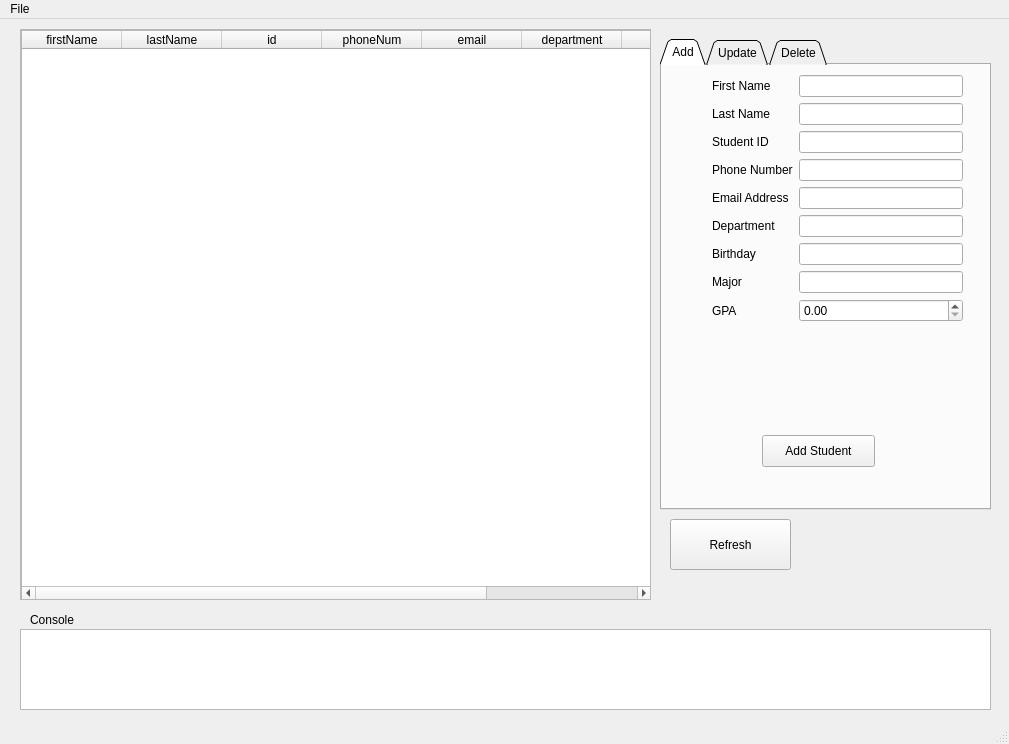
<?xml version="1.0" encoding="UTF-8"?>
<ui version="4.0">
 <class>MainWindow</class>
 <widget class="QMainWindow" name="MainWindow">
  <property name="geometry">
   <rect>
    <x>0</x>
    <y>0</y>
    <width>1009</width>
    <height>744</height>
   </rect>
  </property>
  <property name="minimumSize">
   <size>
    <width>1009</width>
    <height>744</height>
   </size>
  </property>
  <property name="windowTitle">
   <string>MainWindow</string>
  </property>
  <widget class="QWidget" name="centralwidget">
   <widget class="QTabWidget" name="CRUDTabWidget">
    <property name="geometry">
     <rect>
      <x>660</x>
      <y>20</y>
      <width>331</width>
      <height>471</height>
     </rect>
    </property>
    <property name="tabShape">
     <enum>QTabWidget::Triangular</enum>
    </property>
    <property name="currentIndex">
     <number>0</number>
    </property>
    <widget class="QWidget" name="AddTab">
     <attribute name="title">
      <string>Add</string>
     </attribute>
     <widget class="QPushButton" name="addStudent_btn">
      <property name="geometry">
       <rect>
        <x>100</x>
        <y>370</y>
        <width>113</width>
        <height>32</height>
       </rect>
      </property>
      <property name="text">
       <string>Add Student</string>
      </property>
     </widget>
     <widget class="QWidget" name="formLayoutWidget">
      <property name="geometry">
       <rect>
        <x>50</x>
        <y>10</y>
        <width>251</width>
        <height>341</height>
       </rect>
      </property>
      <layout class="QFormLayout" name="AddStudentFormLayout">
       <property name="leftMargin">
        <number>0</number>
       </property>
       <item row="0" column="0">
        <widget class="QLabel" name="firstName_lbl">
         <property name="text">
          <string>First Name</string>
         </property>
        </widget>
       </item>
       <item row="0" column="1">
        <widget class="QLineEdit" name="firstName_lineEdit"/>
       </item>
       <item row="1" column="0">
        <widget class="QLabel" name="lastName_lbl_2">
         <property name="text">
          <string>Last Name</string>
         </property>
        </widget>
       </item>
       <item row="1" column="1">
        <widget class="QLineEdit" name="lastName_lineEdit"/>
       </item>
       <item row="2" column="0">
        <widget class="QLabel" name="studentID_add_lbl">
         <property name="text">
          <string>Student ID</string>
         </property>
        </widget>
       </item>
       <item row="2" column="1">
        <widget class="QLineEdit" name="studentID_add_lineEdit"/>
       </item>
       <item row="3" column="0">
        <widget class="QLabel" name="phoneNum_lbl">
         <property name="text">
          <string>Phone Number</string>
         </property>
        </widget>
       </item>
       <item row="3" column="1">
        <widget class="QLineEdit" name="phoneNum_lineEdit"/>
       </item>
       <item row="4" column="0">
        <widget class="QLabel" name="email_lbl">
         <property name="text">
          <string>Email Address</string>
         </property>
        </widget>
       </item>
       <item row="4" column="1">
        <widget class="QLineEdit" name="email_lineEdit"/>
       </item>
       <item row="5" column="0">
        <widget class="QLabel" name="department_lbl">
         <property name="text">
          <string>Department</string>
         </property>
        </widget>
       </item>
       <item row="7" column="0">
        <widget class="QLabel" name="major_lbl">
         <property name="text">
          <string>Major</string>
         </property>
        </widget>
       </item>
       <item row="7" column="1">
        <widget class="QLineEdit" name="major_lineEdit"/>
       </item>
       <item row="8" column="0">
        <widget class="QLabel" name="gpa_lbl">
         <property name="text">
          <string>GPA</string>
         </property>
        </widget>
       </item>
       <item row="8" column="1">
        <widget class="QDoubleSpinBox" name="gpa_spinBox"/>
       </item>
       <item row="5" column="1">
        <widget class="QLineEdit" name="department_lineEdit"/>
       </item>
       <item row="6" column="0">
        <widget class="QLabel" name="birthday_lbl">
         <property name="text">
          <string>Birthday</string>
         </property>
        </widget>
       </item>
       <item row="6" column="1">
        <widget class="QLineEdit" name="birthday_lineEdit"/>
       </item>
      </layout>
     </widget>
    </widget>
    <widget class="QWidget" name="EditTab">
     <attribute name="title">
      <string>Update</string>
     </attribute>
     <widget class="QWidget" name="formLayoutWidget_3">
      <property name="geometry">
       <rect>
        <x>60</x>
        <y>20</y>
        <width>301</width>
        <height>41</height>
       </rect>
      </property>
      <layout class="QFormLayout" name="formLayout_3">
       <item row="0" column="0">
        <widget class="QLabel" name="label">
         <property name="text">
          <string>Student ID: </string>
         </property>
        </widget>
       </item>
       <item row="0" column="1">
        <widget class="QLineEdit" name="lineEdit"/>
       </item>
      </layout>
     </widget>
     <widget class="QCheckBox" name="checkBox">
      <property name="geometry">
       <rect>
        <x>110</x>
        <y>90</y>
        <width>87</width>
        <height>20</height>
       </rect>
      </property>
      <property name="text">
       <string>CheckBox</string>
      </property>
     </widget>
     <widget class="QLabel" name="label_2">
      <property name="geometry">
       <rect>
        <x>90</x>
        <y>130</y>
        <width>211</width>
        <height>16</height>
       </rect>
      </property>
      <property name="text">
       <string>Update a field by clicking on table</string>
      </property>
     </widget>
    </widget>
    <widget class="QWidget" name="delete_tab">
     <attribute name="title">
      <string>Delete</string>
     </attribute>
     <widget class="QWidget" name="formLayoutWidget_2">
      <property name="geometry">
       <rect>
        <x>80</x>
        <y>30</y>
        <width>241</width>
        <height>51</height>
       </rect>
      </property>
      <layout class="QFormLayout" name="formLayout_2">
       <item row="0" column="0">
        <widget class="QLabel" name="studentID_delete_lbl">
         <property name="text">
          <string>Student ID: </string>
         </property>
        </widget>
       </item>
       <item row="0" column="1">
        <widget class="QLineEdit" name="studentID_delete_lineEdit"/>
       </item>
      </layout>
     </widget>
     <widget class="QPushButton" name="deleteStudent_btn">
      <property name="geometry">
       <rect>
        <x>150</x>
        <y>110</y>
        <width>113</width>
        <height>32</height>
       </rect>
      </property>
      <property name="text">
       <string>Delete</string>
      </property>
     </widget>
    </widget>
   </widget>
   <widget class="QScrollArea" name="studentTable_scrollArea">
    <property name="geometry">
     <rect>
      <x>20</x>
      <y>10</y>
      <width>631</width>
      <height>571</height>
     </rect>
    </property>
    <property name="widgetResizable">
     <bool>true</bool>
    </property>
    <widget class="QWidget" name="scrollAreaWidgetContents">
     <property name="geometry">
      <rect>
       <x>0</x>
       <y>0</y>
       <width>629</width>
       <height>569</height>
      </rect>
     </property>
     <widget class="QTableWidget" name="student_table_widget">
      <property name="geometry">
       <rect>
        <x>0</x>
        <y>0</y>
        <width>631</width>
        <height>571</height>
       </rect>
      </property>
      <column>
       <property name="text">
        <string>firstName</string>
       </property>
      </column>
      <column>
       <property name="text">
        <string>lastName</string>
       </property>
      </column>
      <column>
       <property name="text">
        <string>id</string>
       </property>
      </column>
      <column>
       <property name="text">
        <string>phoneNum</string>
       </property>
      </column>
      <column>
       <property name="text">
        <string>email</string>
       </property>
      </column>
      <column>
       <property name="text">
        <string>department</string>
       </property>
      </column>
      <column>
       <property name="text">
        <string>major</string>
       </property>
      </column>
      <column>
       <property name="text">
        <string>gpa</string>
       </property>
      </column>
     </widget>
    </widget>
   </widget>
   <widget class="QTextEdit" name="console_textEdit">
    <property name="geometry">
     <rect>
      <x>20</x>
      <y>610</y>
      <width>971</width>
      <height>81</height>
     </rect>
    </property>
    <property name="readOnly">
     <bool>true</bool>
    </property>
    <property name="html">
     <string>&lt;!DOCTYPE HTML PUBLIC &quot;-//W3C//DTD HTML 4.0//EN&quot; &quot;http://www.w3.org/TR/REC-html40/strict.dtd&quot;&gt;
&lt;html&gt;&lt;head&gt;&lt;meta name=&quot;qrichtext&quot; content=&quot;1&quot; /&gt;&lt;style type=&quot;text/css&quot;&gt;
p, li { white-space: pre-wrap; }
&lt;/style&gt;&lt;/head&gt;&lt;body style=&quot; font-family:'.AppleSystemUIFont'; font-size:13pt; font-weight:400; font-style:normal;&quot;&gt;
&lt;p style=&quot;-qt-paragraph-type:empty; margin-top:0px; margin-bottom:0px; margin-left:0px; margin-right:0px; -qt-block-indent:0; text-indent:0px;&quot;&gt;&lt;br /&gt;&lt;/p&gt;&lt;/body&gt;&lt;/html&gt;</string>
    </property>
   </widget>
   <widget class="QLabel" name="console_lbl">
    <property name="geometry">
     <rect>
      <x>30</x>
      <y>590</y>
      <width>81</width>
      <height>21</height>
     </rect>
    </property>
    <property name="text">
     <string>Console</string>
    </property>
   </widget>
   <widget class="QPushButton" name="refresh_btn">
    <property name="geometry">
     <rect>
      <x>670</x>
      <y>500</y>
      <width>121</width>
      <height>51</height>
     </rect>
    </property>
    <property name="text">
     <string>Refresh</string>
    </property>
    <property name="icon">
     <iconset theme="view-refresh">
      <normaloff>.</normaloff>.</iconset>
    </property>
   </widget>
  </widget>
  <widget class="QMenuBar" name="menubar">
   <property name="geometry">
    <rect>
     <x>0</x>
     <y>0</y>
     <width>1009</width>
     <height>24</height>
    </rect>
   </property>
   <widget class="QMenu" name="menuMain">
    <property name="title">
     <string>File</string>
    </property>
   </widget>
   <addaction name="menuMain"/>
  </widget>
  <widget class="QStatusBar" name="statusbar"/>
 </widget>
 <resources/>
 <connections/>
</ui>
